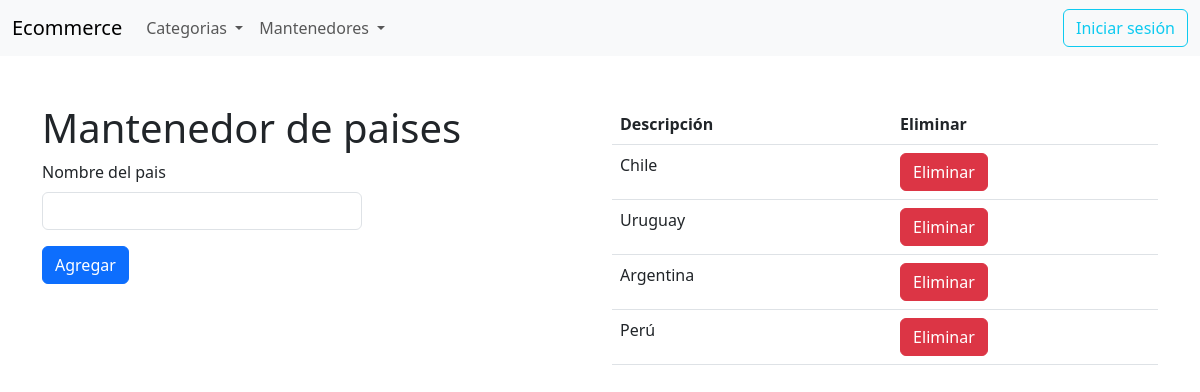
Screenshot of /profile/country-maintainer with the database file from the repository.
### apps/user/models.py (models this page shows)
class Country(models.Model):
    id = models.CharField(primary_key=True, max_length=36, default=uuid, editable=False)
    name = models.CharField(max_length=50)

### apps/user/views.py (the view)
# urls.py: path('country-maintainer', views.country_maintainer, name='country_maintainer'),
def country_maintainer(request):
    if request.method == 'POST':
        form = CountryForm(request.POST)
        if form.is_valid():
            form_info = form.cleaned_data
            country = Country(name = form_info["country"])
            country.save()
    countries = Country.objects.all()
    return render(request, 'user/country_maintainer.html', { 'added_countries': countries })

### apps/store/context_processors.py (called while the page is built)
def datos_globales(request):
    categories = Category.objects.all()
    data = { 'categories': categories }
    return data

### apps/user/templates/user/country_maintainer.html (shortened to what this page needs)
{% extends 'base.html' %}
{% block CONTENT %}
    <div class="row">
        <div class="col-md-6 col-12">
            <h1>Mantenedor de paises</h1>
            <form style="width: 20rem" id="category-form" method="post">
                <div class="mb-3">
                  <label for="country" class="form-label">Nombre del pais</label>
                  <input type="text" class="form-control" id="country" name="country" required>
                </div>
                <button type="submit" class="btn btn-primary">Agregar</button>
            </form>
        </div>
        <div class="col-md-6 col-12">
            <table class="table">
                <thead>
                  <tr>
                    <th scope="col">Descripción</th>
                    <th scope="col">Eliminar</th>
                  </tr>
                </thead>
                <tbody>
                    {% for country in added_countries %}
                    <tr>
                        <td>{{ country.name }}</td>
                        <td>
                            <a href="{% url 'user:country_delete' %}?id={{ country.id }}" class="btn btn-danger">Eliminar</a>
                        </td>
                    </tr>
                    {% endfor %}
                </tbody>
            </table>
        </div>
    </div>
{% endblock CONTENT %}

### rows the page displays
Country: name "Chile"
Country: name "Uruguay"
Country: name "Argentina"
Country: name "Perú"
